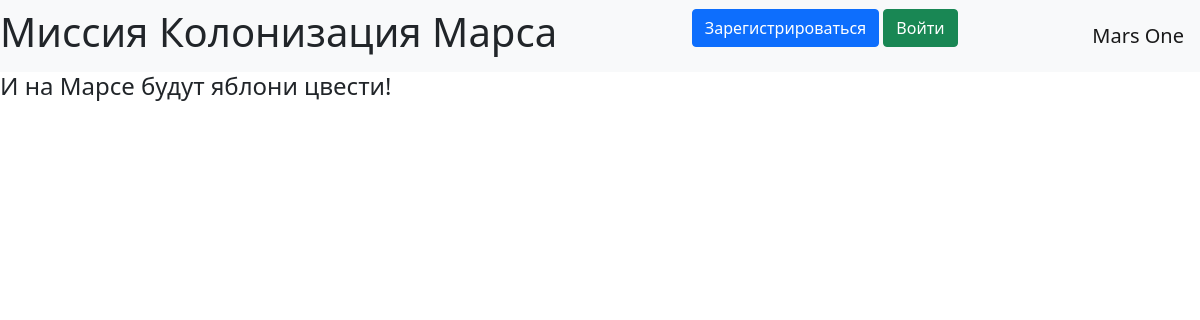
/departments, run on an earlier commit of the app's database.
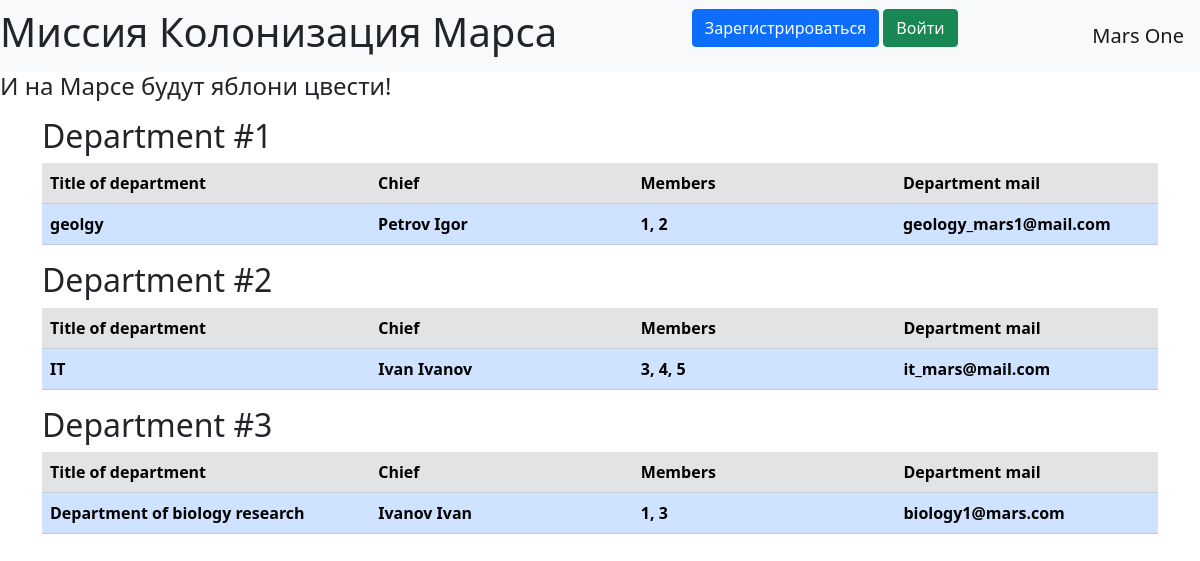
And on a later commit of the database.
### data/departments.py (models this page shows)
class Department(SqlAlchemyBase):
    __tablename__ = "departments"
    id = sqlalchemy.Column(sqlalchemy.Integer, primary_key=True, autoincrement=True)
    title = sqlalchemy.Column(sqlalchemy.String, nullable=True)
    chief_id = sqlalchemy.Column(sqlalchemy.Integer, sqlalchemy.ForeignKey("users.id"))
    chief = orm.relation('User')
    members = sqlalchemy.Column(sqlalchemy.String, nullable=True)
    email = sqlalchemy.Column(sqlalchemy.String, nullable=True)

### data/users.py (models this page shows, shortened)
class User(SqlAlchemyBase, UserMixin):
    __tablename__ = "users"
    id = sqlalchemy.Column(sqlalchemy.Integer, primary_key=True, autoincrement=True)
    name = sqlalchemy.Column(sqlalchemy.String, nullable=True)
    surname = sqlalchemy.Column(sqlalchemy.String, nullable=True)
    age = sqlalchemy.Column(sqlalchemy.Integer, nullable=True)
    position = sqlalchemy.Column(sqlalchemy.String, nullable=True)
    speciality = sqlalchemy.Column(sqlalchemy.String, nullable=True)
    address = sqlalchemy.Column(sqlalchemy.String, nullable=True)
    email = sqlalchemy.Column(sqlalchemy.String, unique=True, nullable=True)
    hashed_password = sqlalchemy.Column(sqlalchemy.String, nullable=True)
    modified_date = sqlalchemy.Column(sqlalchemy.DateTime, default=datetime.datetime.now)
    news = orm.relation("Jobs", back_populates='team_leader')

### app.py (the view)
@app.route("/departments")
def departments_index():
    session = db_session.create_session()
    departments = session.query(Department).all()
    return render_template('department_list.html', departments=departments)

### data/db_session.py (called while the page is built)
def create_session() -> Session:
    global __factory
    return __factory()

### templates/department_list.html (shortened to what this page needs)
{% extends "base.html" %}
{% block content %}
{% for department in departments %}
<h2>Department #{{department.id}}</h2>
  <table class="table">
    <tr class="table-secondary">
      <th width="25%">Title of department</th>
      <th width="20%">Chief</th>
      <th width="20%">Members</th>
      <th width="20%">Department mail</th>
    </tr>
    <tr class="table-primary">
      <th>{{ department.title }}</th>
      <th>{{ department.chief.name }} {{ department.chief.surname }}</th>
      <th>{{ department.members }}</th>
      <th>{{ department.email }}</th>
    </tr>
  </table>
{% endfor %}
{% endblock %}

### templates/base.html (shortened to what this page needs)
<!doctype html>
<html lang="ru">
  <head>
      <link href="https://cdn.jsdelivr.net/npm/bootstrap@5.1.3/dist/css/bootstrap.min.css" rel="stylesheet">
  </head>
  <body>
    <nav class="navbar navbar-light bg-light">
        <h1>Миссия Колонизация Марса</h1>
        {% if current_user.is_authenticated %}
          <a class="navbar-brand" href="/logout">{{ current_user.name }}</a>
        {% else %}
          <p>
              <a class="btn btn-primary " href="/register">Зарегистрироваться</a>
              <a class="btn btn-success" href="/login">Войти</a>
          </p>
        {% endif %}
        <a href="/" class="navbar-brand">Mars One</a>
    </nav>
    <h4>И на Марсе будут яблони цвести!</h4>
    <main role="main" class="container">
      {% block content %}{% endblock %}
    </main>
  </body>
</html>

What changed in the data, as far as the page shows it:
added Department: id "1", title "geolgy", chief.name "Petrov", chief.surname "Igor", members "1, 2", email "geology_mars1@mail.com"
added Department: id "2", title "IT", chief.name "Ivan", chief.surname "Ivanov", members "3, 4, 5", email "it_mars@mail.com"
added Department: id "3", title "Department of biology research", chief.name "Ivanov", chief.surname "Ivan", members "1, 3", email "biology1@mars.com"
